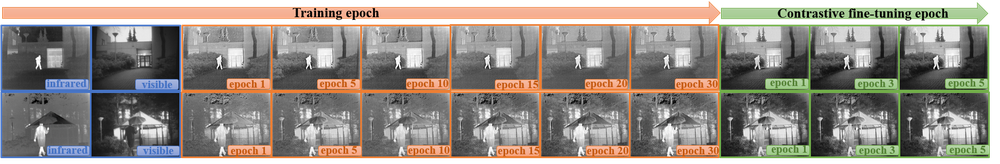
#> input picture CoCoNet-main/demo/pipeline.png, 1000 x 164 px, shrunk from 1857 x 305 before the run; its folder holds only this picture in this run
$ python evaluate_paper_metrics.py --vis-dir demo --ir-dir demo --fused-dir demo
#> lines starting #> are read from the running program, lines starting #| are printed output that depends on the picture; after the words box and inside, x2 and y2 are one past the last pixel; in counts of white or black regions, pixels touching at a corner belong together; long printed decimals are rounded
"""Evaluate infrared-visible fusion results with CoCoNet paper metrics.

The six metrics are exactly the metrics listed in Sec. 4.1.3 of
"CoCoNet: Coupled Contrastive Learning Network with Multi-level Feature
Ensemble for Multi-modality Image Fusion" (IJCV, 2024): EN, AG, SF, SD,
SCD, and VIF. Higher values are better for all six metrics.

Example (PowerShell, all matched TNO pairs):
    python .\evaluate_paper_metrics.py `
      --vis-dir .\dataset\TNO\VIS `
      --ir-dir .\dataset\TNO\IR `
      --fused-dir .\results_finetune `
      --per-image

For the 20-pair protocol used in the paper's Fig. 10, pass ``--limit 20``
or, preferably, ``--names-file`` containing the authors' exact filenames.

VIF follows the standard multi-scale pixel-domain VIF calculation cited by
the paper (Han et al., 2013). For fusion, it is the sum of source-to-fused
VIF for the visible and infrared source images.
"""

from __future__ import annotations

import argparse
from pathlib import Path

import cv2
import numpy as np
from PIL import Image


EPS = np.finfo(np.float64).eps


def read_gray(path: Path) -> np.ndarray:
    """Load a grayscale image as float64, preserving its 0-255 intensities."""
    return np.asarray(Image.open(path).convert("L"), dtype=np.float64)
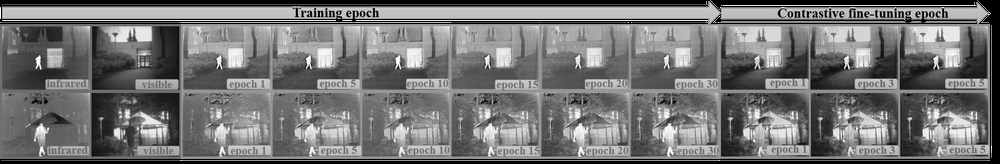
#> returned value: shape (164, 1000) float64; min 0, max 255, mean 115.9


def entropy(image: np.ndarray) -> float:
    """EN, Eq. (8): Shannon entropy of the fused image."""
    values = np.clip(np.rint(image), 0, 255).astype(np.uint8)
    probability = np.bincount(values.ravel(), minlength=256).astype(np.float64)
#> probability = 256 values, max 13619 at index 0, min 5 at index 4, mean 640.6
    probability /= probability.sum()
#> probability = 256 values, max 0.083 at index 0, min 3.05e-05 at index 4, mean 0.00391
    probability = probability[probability > 0]
    return float(-(probability * np.log2(probability)).sum())


def average_gradient(image: np.ndarray) -> float:
    """AG, Eq. (6): mean absolute horizontal plus vertical gradient."""
    horizontal = np.abs(np.diff(image, axis=1)).sum()
#> horizontal = 1871144
    vertical = np.abs(np.diff(image, axis=0)).sum()
#> vertical = 3361034
    return float((horizontal + vertical) / image.size)


def spatial_frequency(image: np.ndarray) -> float:
    """SF, Eqs. (15)-(17): combined horizontal and vertical frequency."""
    height, width = image.shape
#> height = 164; width = 1000
    horizontal = np.sqrt(np.sum(np.diff(image, axis=1) ** 2) / (height * width))
#> horizontal = 23.94
    vertical = np.sqrt(np.sum(np.diff(image, axis=0) ** 2) / (height * width))
#> vertical = 44.48
#> in scd, `visible_difference = visible - fused`: visible_difference: shape (164, 1000) float64; every value is 0
    return float(np.sqrt(horizontal**2 + vertical**2))


def standard_deviation(image: np.ndarray) -> float:
    """SD, Eq. (18): population standard deviation of fused intensities."""
    return float(np.sqrt(np.mean((image - image.mean()) ** 2)))


def correlation(a: np.ndarray, b: np.ndarray) -> float:
    a = a - a.mean()
    b = b - b.mean()
    denominator = np.sqrt(np.sum(a**2) * np.sum(b**2))
#> denominator = 0
    return float(np.sum(a * b) / (denominator + EPS))


def scd(visible: np.ndarray, infrared: np.ndarray, fused: np.ndarray) -> float:
    """SCD, Eqs. (19)-(20): sum of correlations of source differences."""
    visible_difference = visible - fused
    infrared_difference = infrared - fused
    return correlation(visible, visible_difference) + correlation(infrared, infrared_difference)


def vif_single(reference: np.ndarray, distorted: np.ndarray) -> float:
    """Four-scale pixel-domain VIF used by the paper's cited VIF metric."""
    reference = reference.astype(np.float64)
    distorted = distorted.astype(np.float64)
    numerator = 0.0
    denominator = 0.0
    sigma_nsq = 2.0

    for scale in range(1, 5):
        kernel_size = 2 ** (5 - scale) + 1
        sigma = kernel_size / 5.0
        if scale > 1:
            reference = cv2.GaussianBlur(reference, (kernel_size, kernel_size), sigma)[::2, ::2]
            distorted = cv2.GaussianBlur(distorted, (kernel_size, kernel_size), sigma)[::2, ::2]

        mu_ref = cv2.GaussianBlur(reference, (kernel_size, kernel_size), sigma)
        mu_dist = cv2.GaussianBlur(distorted, (kernel_size, kernel_size), sigma)
        ref_sq = mu_ref * mu_ref
        dist_sq = mu_dist * mu_dist
        ref_dist = mu_ref * mu_dist

        sigma_ref = cv2.GaussianBlur(reference * reference, (kernel_size, kernel_size), sigma) - ref_sq
        sigma_dist = cv2.GaussianBlur(distorted * distorted, (kernel_size, kernel_size), sigma) - dist_sq
        sigma_ref_dist = cv2.GaussianBlur(reference * distorted, (kernel_size, kernel_size), sigma) - ref_dist

        sigma_ref = np.maximum(sigma_ref, 0.0)
        sigma_dist = np.maximum(sigma_dist, 0.0)
        gain = sigma_ref_dist / (sigma_ref + EPS)
        residual = sigma_dist - gain * sigma_ref_dist

        # The following branches are the standard VIF stability conditions.
        mask_ref_small = sigma_ref < EPS
        gain[mask_ref_small] = 0.0
        residual[mask_ref_small] = sigma_dist[mask_ref_small]
        mask_dist_small = sigma_dist < EPS
        gain[mask_dist_small] = 0.0
        residual[mask_dist_small] = 0.0
        mask_gain_negative = gain < 0
        residual[mask_gain_negative] = sigma_dist[mask_gain_negative]
        gain[mask_gain_negative] = 0.0
        residual = np.maximum(residual, EPS)

        numerator += np.sum(np.log10(1.0 + (gain**2) * sigma_ref / (residual + sigma_nsq)))
        denominator += np.sum(np.log10(1.0 + sigma_ref / sigma_nsq))
#> this loop made 4 passes
#> (numerator, denominator) on passes 1 to 4: (442375.4, 442375.4), (536476.6, 536476.6), (559153, 559153), (564881.5, 564881.5)
#> pass 1, in vif_single, `mu_ref = cv2.GaussianBlur(reference, (kernel_size, kernel_size), sigma)`:
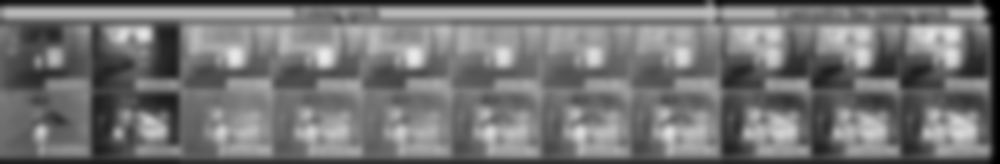
#> mu_ref: shape (164, 1000) float64; min 0, max 234.4, mean 116.1
#> pass 1, in vif_single, `ref_sq = mu_ref * mu_ref`:
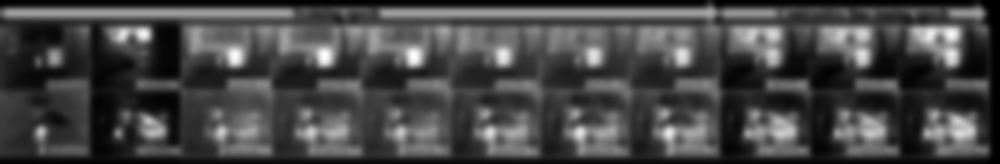
#> ref_sq: shape (164, 1000) float64; min 0, max 54927.8, mean 15273.4; drawn with min black and max white
#> pass 1, in vif_single, `sigma_ref = cv2.GaussianBlur(reference * reference, (kernel_size, kern..`:
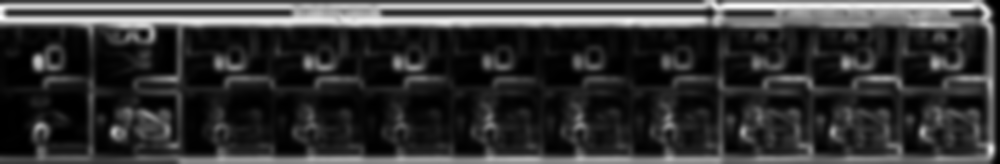
#> sigma_ref: shape (164, 1000) float64; min 0, max 9042.5, mean 1877.8; drawn with min black and max white
#> pass 1, in vif_single, `gain = sigma_ref_dist / (sigma_ref + EPS)`:
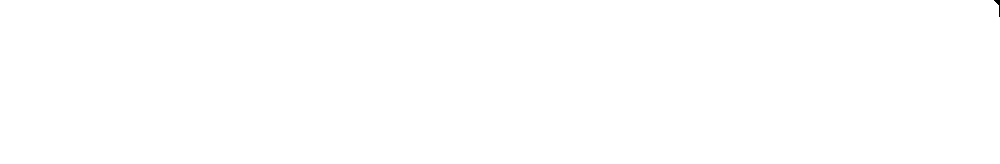
#> gain: shape (164, 1000) float64; min 0, max 1, mean 1
#> after the loop:
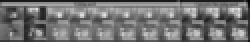
#> distorted: shape (21, 125) float64 (shown 2 times larger); min 0.32, max 228.2, mean 115
#> after the loop: gain: shape (21, 125) float64; every value is 1
#> after the loop: residual: shape (21, 125) float64; every value is 2.22e-16
#> after the loop, denominator = 564881.5; numerator = 564881.5

    return float(numerator / (denominator + EPS))


def vif(visible: np.ndarray, infrared: np.ndarray, fused: np.ndarray) -> float:
    """VIF for fusion: visible-to-fused VIF plus infrared-to-fused VIF."""
    return vif_single(visible, fused) + vif_single(infrared, fused)
#> the loop in vif_single (call 2), `for scale in range(1, 5):` made 4 passes
#> pass 1, in vif_single (call 2), `residual = sigma_dist - gain * sigma_ref_dist`:
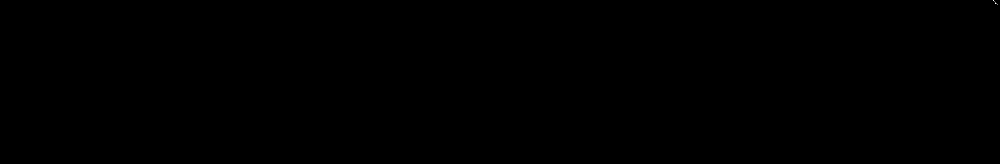
#> residual: shape (164, 1000) float64; min 0, max 4.44e-16, mean 1.08e-20; drawn with min black and max white


def resolve_images(directory: Path) -> dict[str, Path]:
    extensions = ("*.bmp", "*.png", "*.jpg", "*.jpeg", "*.tif", "*.tiff")
    files = [path for pattern in extensions for path in directory.glob(pattern)]
    return {path.stem: path for path in files}


def main() -> None:
    parser = argparse.ArgumentParser(description="CoCoNet paper metric evaluator (EN, AG, SF, SD, SCD, VIF)")
    parser.add_argument("--vis-dir", type=Path, required=True, help="Visible source-image directory")
    parser.add_argument("--ir-dir", type=Path, required=True, help="Infrared source-image directory")
    parser.add_argument("--fused-dir", type=Path, required=True, help="Directory containing fused output images")
    parser.add_argument(
        "--limit", type=int, default=None,
        help="Evaluate only the first N matched names (paper Fig. 10 uses 20; exact list is not published)",
    )
    parser.add_argument(
        "--names-file", type=Path, default=None,
        help="Text file with exact image stems/names to evaluate, one per line; overrides --limit",
    )
    parser.add_argument("--per-image", action="store_true", help="Also print all individual-image metric values")
    args = parser.parse_args()

    visible_files = resolve_images(args.vis_dir)
    infrared_files = resolve_images(args.ir_dir)
    fused_files = resolve_images(args.fused_dir)
    names = sorted(set(visible_files) & set(infrared_files) & set(fused_files))
    if args.names_file is not None:
        requested = {
            line.strip().replace("\\", "/").rsplit("/", 1)[-1].rsplit(".", 1)[0]
            for line in args.names_file.read_text(encoding="utf-8").splitlines()
            if line.strip() and not line.lstrip().startswith("#")
        }
        names = [name for name in names if name in requested]
    elif args.limit is not None:
        if args.limit < 1:
            raise ValueError("--limit must be positive")
        names = names[:args.limit]
    if not names:
        raise RuntimeError("No matched visible, infrared, and fused image filenames were found.")

    rows: list[tuple[str, float, float, float, float, float, float]] = []
    for name in names:
        visible = read_gray(visible_files[name])
        infrared = read_gray(infrared_files[name])
        fused = read_gray(fused_files[name])
        if visible.shape != infrared.shape or visible.shape != fused.shape:
            raise ValueError(
                f"Image dimensions must match for {name}: "
                f"VIS={visible.shape}, IR={infrared.shape}, fused={fused.shape}"
            )
        rows.append((
            name,
            entropy(fused),
            average_gradient(fused),
            spatial_frequency(fused),
            standard_deviation(fused),
            scd(visible, infrared, fused),
            vif(visible, infrared, fused),
        ))

    values = np.asarray([row[1:] for row in rows], dtype=np.float64)
#> values = [[7.4, 31.9, 50.52, 60.8, 0, 2]]
    print(f"Matched image pairs: {len(rows)}")
#| Matched image pairs: 1
    print("Paper metrics (mean +/- population std; higher is better):")
    labels = ("EN", "AG", "SF", "SD", "SCD", "VIF")
    for index, label in enumerate(labels):
        print(f"{label} = {values[:, index].mean():.6f} +/- {values[:, index].std(ddof=0):.6f}")
#> this loop made 6 passes
#| EN = 7.402 +/- 0
#| AG = 31.904 +/- 0
#| SF = 50.516 +/- 0
#| SD = 60.801 +/- 0
#| SCD = 0 +/- 0
#| VIF = 2.000 +/- 0

    if args.per_image:
        print("\nPer-image metrics:")
        print("image\tEN\tAG\tSF\tSD\tSCD\tVIF")
        for row in rows:
            print(row[0] + "\t" + "\t".join(f"{value:.6f}" for value in row[1:]))


if __name__ == "__main__":
    main()

$ run again, on CoCoNet-main/demo/visual.png
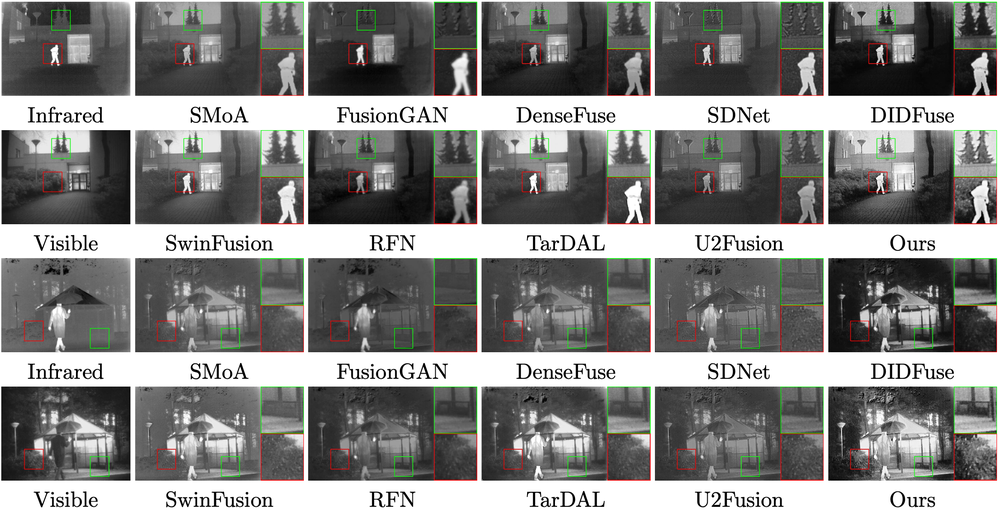
#> input picture CoCoNet-main/demo/visual.png, 1000 x 512 px, shrunk from 2330 x 1192 before the run
#> in entropy, `probability = np.bincount(values.ravel(), minlength=256).astype(np.flo..`: probability = 256 values, max 108356 at index 255, min 112 at index 4, mean 2000
#> in entropy, `probability /= probability.sum()`: probability = 256 values, max 0.212 at index 255, min 0.000219 at index 4, mean 0.00391
#> in average_gradient, `horizontal = np.abs(np.diff(image, axis=1)).sum()`: horizontal = 5255419
#> in average_gradient, `vertical = np.abs(np.diff(image, axis=0)).sum()`: vertical = 5088370
#> height = 512; width = 1000
#> in spatial_frequency, `horizontal = np.sqrt(np.sum(np.diff(image, axis=1) ** 2) / (height * w..`: horizontal = 28.47
#> in spatial_frequency, `vertical = np.sqrt(np.sum(np.diff(image, axis=0) ** 2) / (height * wid..`: vertical = 27.36
#> visible_difference: shape (512, 1000) float64; every value is 0
#> in correlation, `denominator = np.sqrt(np.sum(a**2) * np.sum(b**2))`: denominator = 0
#> the loop in vif_single, `for scale in range(1, 5):` made 4 passes
#> (numerator, denominator) on passes 1 to 4: (1193602.5, 1193602.5), (1460241.7, 1460241.7), (1526761.2, 1526761.2), (1543881.9, 1543881.9)
#> after the loop in vif_single, `for scale in range(1, 5):`:
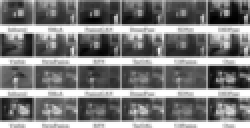
#> distorted: shape (64, 125) float64 (shown 2 times larger); min 8.88, max 255, mean 129.6; drawn with min black and max white
#> after the loop in vif_single, `for scale in range(1, 5):`: denominator = 1543881.9
#> the loop in vif_single (call 2), `for scale in range(1, 5):` made 4 passes
#> pass 1, in vif_single (call 2), `mask_ref_small = sigma_ref < EPS`:
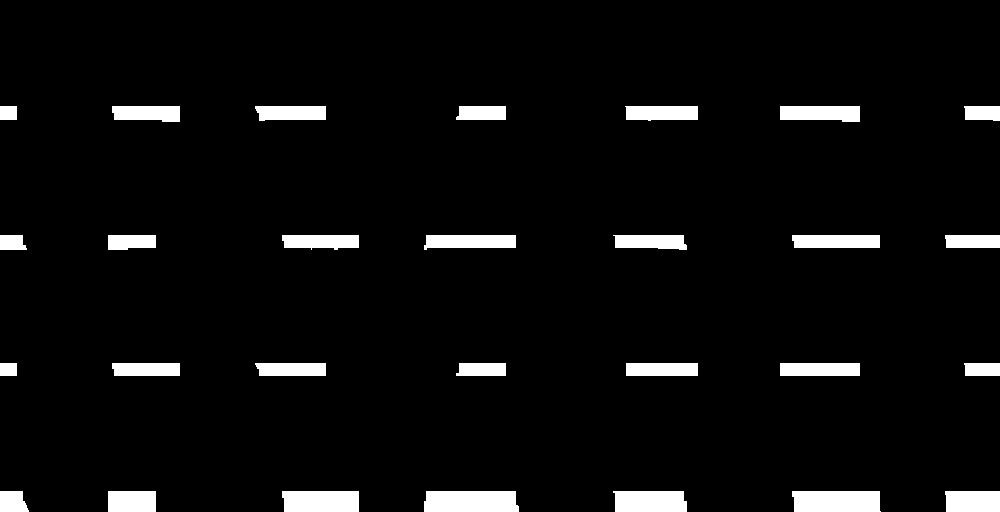
#> mask_ref_small: shape (512, 1000) bool; 5.1% white; 28 white regions, largest, box (x1, y1, x2, y2) and area: (424, 491, 519, 512) 1932, (792, 491, 881, 512) 1819, (282, 491, 359, 512) 1589
#> in main, `values = np.asarray([row[1:] for row in rows], dtype=np.float64)`: values = [[6.68, 20.2, 39.48, 84.15, 0, 2]]
#| Matched image pairs: 1
#> the loop in main, `for index, label in enumerate(labels):` made 6 passes
#| EN = 6.684 +/- 0
#| AG = 20.203 +/- 0
#| SF = 39.481 +/- 0
#| SD = 84.148 +/- 0
#| SCD = 0 +/- 0
#> (further printed lines are left out)

$ run again, on CoCoNet-main/demo/visual_2.png
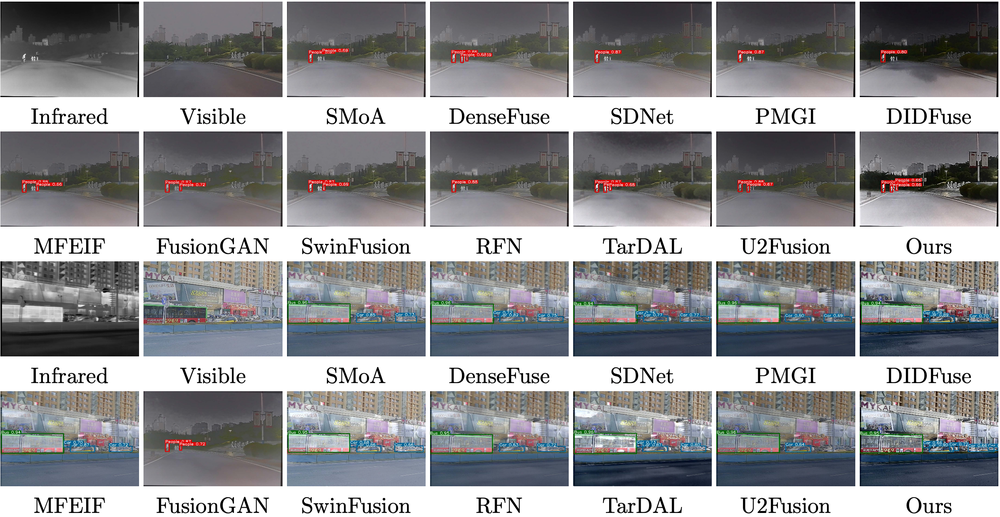
#> input picture CoCoNet-main/demo/visual_2.png, 1000 x 517 px, shrunk from 2474 x 1278 before the run
#> in entropy, `probability = np.bincount(values.ravel(), minlength=256).astype(np.flo..`: probability = 256 values, max 104332 at index 255, min 100 at index 6, mean 2019.5
#> in entropy, `probability /= probability.sum()`: probability = 256 values, max 0.202 at index 255, min 0.000193 at index 6, mean 0.00391
#> in average_gradient, `horizontal = np.abs(np.diff(image, axis=1)).sum()`: horizontal = 5124650
#> in average_gradient, `vertical = np.abs(np.diff(image, axis=0)).sum()`: vertical = 5554602
#> height = 517; width = 1000
#> in spatial_frequency, `horizontal = np.sqrt(np.sum(np.diff(image, axis=1) ** 2) / (height * w..`: horizontal = 29.49
#> in spatial_frequency, `vertical = np.sqrt(np.sum(np.diff(image, axis=0) ** 2) / (height * wid..`: vertical = 27.73
#> visible_difference: shape (517, 1000) float64; every value is 0
#> in correlation, `denominator = np.sqrt(np.sum(a**2) * np.sum(b**2))`: denominator = 0
#> the loop in vif_single, `for scale in range(1, 5):` made 4 passes
#> (numerator, denominator) on passes 1 to 4: (1148139.8, 1148139.8), (1397654.7, 1397654.7), (1459928.6, 1459928.6), (1476020.7, 1476020.7)
#> after the loop in vif_single, `for scale in range(1, 5):`:
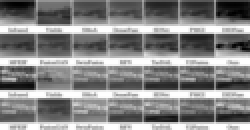
#> distorted: shape (65, 125) float64 (shown 2 times larger); min 19.68, max 255, mean 143.5; drawn with min black and max white
#> after the loop in vif_single, `for scale in range(1, 5):`: denominator = 1476020.7
#> the loop in vif_single (call 2), `for scale in range(1, 5):` made 4 passes
#> pass 1, in vif_single (call 2), `mask_ref_small = sigma_ref < EPS`:
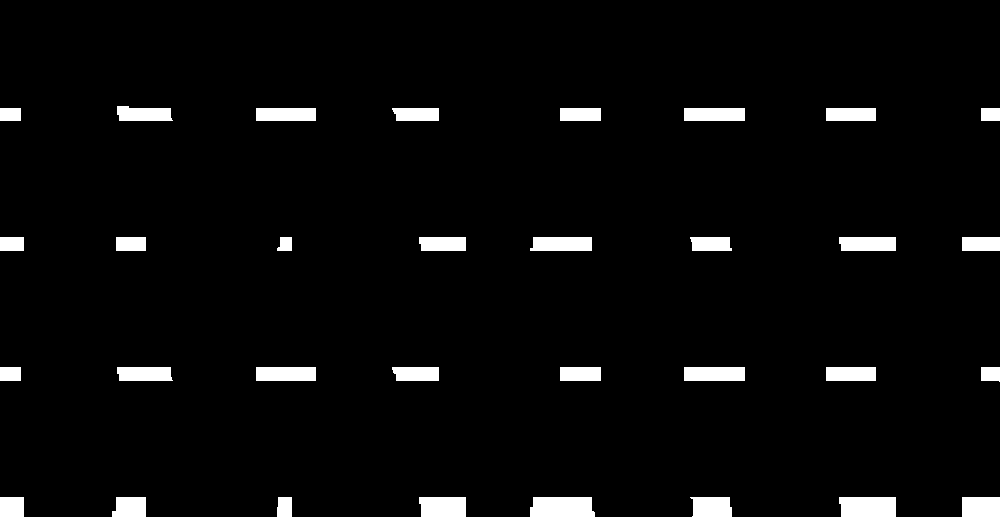
#> mask_ref_small: shape (517, 1000) bool; 3.9% white; 32 white regions, largest, box (x1, y1, x2, y2) and area: (530, 497, 595, 517) 1227, (839, 497, 896, 517) 1114, (419, 497, 466, 517) 914
#> in main, `values = np.asarray([row[1:] for row in rows], dtype=np.float64)`: values = [[6.76, 20.66, 40.48, 74.59, 0, 2]]
#| Matched image pairs: 1
#> the loop in main, `for index, label in enumerate(labels):` made 6 passes
#| EN = 6.763 +/- 0
#| AG = 20.656 +/- 0
#| SF = 40.479 +/- 0
#| SD = 74.586 +/- 0
#| SCD = 0 +/- 0
#> (further printed lines are left out)
